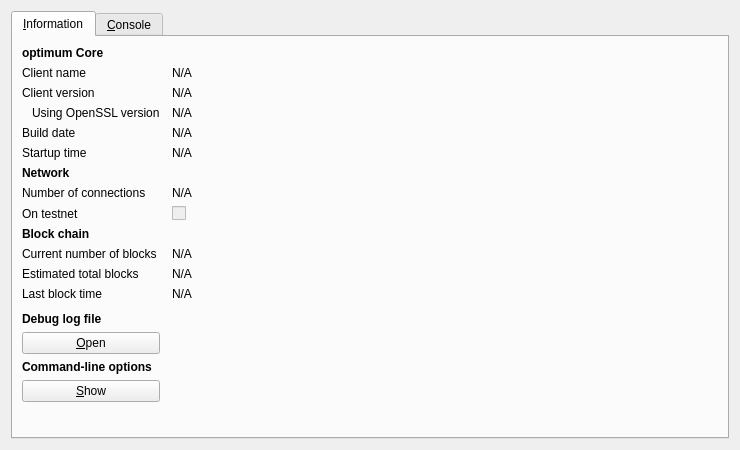
<?xml version="1.0" encoding="UTF-8"?>
<ui version="4.0">
 <class>RPCConsole</class>
 <widget class="QDialog" name="RPCConsole">
  <property name="geometry">
   <rect>
    <x>0</x>
    <y>0</y>
    <width>740</width>
    <height>450</height>
   </rect>
  </property>
  <property name="windowTitle">
   <string>optimum - Debug window</string>
  </property>
  <layout class="QVBoxLayout" name="verticalLayout_2">
   <item>
    <widget class="QTabWidget" name="tabWidget">
     <property name="currentIndex">
      <number>0</number>
     </property>
     <widget class="QWidget" name="tab_info">
      <attribute name="title">
       <string>&amp;Information</string>
      </attribute>
      <layout class="QGridLayout" name="gridLayout" columnstretch="0,1">
       <property name="horizontalSpacing">
        <number>12</number>
       </property>
       <item row="0" column="0">
        <widget class="QLabel" name="label_9">
         <property name="font">
          <font>
           <weight>75</weight>
           <bold>true</bold>
          </font>
         </property>
         <property name="text">
          <string>optimum Core</string>
         </property>
        </widget>
       </item>
       <item row="1" column="0">
        <widget class="QLabel" name="label_5">
         <property name="text">
          <string>Client name</string>
         </property>
        </widget>
       </item>
       <item row="1" column="1">
        <widget class="QLabel" name="clientName">
         <property name="cursor">
          <cursorShape>IBeamCursor</cursorShape>
         </property>
         <property name="text">
          <string>N/A</string>
         </property>
         <property name="textFormat">
          <enum>Qt::PlainText</enum>
         </property>
         <property name="textInteractionFlags">
          <set>Qt::LinksAccessibleByMouse|Qt::TextSelectableByKeyboard|Qt::TextSelectableByMouse</set>
         </property>
        </widget>
       </item>
       <item row="2" column="0">
        <widget class="QLabel" name="label_6">
         <property name="text">
          <string>Client version</string>
         </property>
        </widget>
       </item>
       <item row="2" column="1">
        <widget class="QLabel" name="clientVersion">
         <property name="cursor">
          <cursorShape>IBeamCursor</cursorShape>
         </property>
         <property name="text">
          <string>N/A</string>
         </property>
         <property name="textFormat">
          <enum>Qt::PlainText</enum>
         </property>
         <property name="textInteractionFlags">
          <set>Qt::LinksAccessibleByMouse|Qt::TextSelectableByKeyboard|Qt::TextSelectableByMouse</set>
         </property>
        </widget>
       </item>
       <item row="3" column="0">
        <widget class="QLabel" name="label_14">
         <property name="text">
          <string>Using OpenSSL version</string>
         </property>
         <property name="indent">
          <number>10</number>
         </property>
        </widget>
       </item>
       <item row="3" column="1">
        <widget class="QLabel" name="openSSLVersion">
         <property name="cursor">
          <cursorShape>IBeamCursor</cursorShape>
         </property>
         <property name="text">
          <string>N/A</string>
         </property>
         <property name="textFormat">
          <enum>Qt::PlainText</enum>
         </property>
         <property name="textInteractionFlags">
          <set>Qt::LinksAccessibleByMouse|Qt::TextSelectableByKeyboard|Qt::TextSelectableByMouse</set>
         </property>
        </widget>
       </item>
       <item row="4" column="0">
        <widget class="QLabel" name="label_12">
         <property name="text">
          <string>Build date</string>
         </property>
        </widget>
       </item>
       <item row="4" column="1">
        <widget class="QLabel" name="buildDate">
         <property name="cursor">
          <cursorShape>IBeamCursor</cursorShape>
         </property>
         <property name="text">
          <string>N/A</string>
         </property>
         <property name="textFormat">
          <enum>Qt::PlainText</enum>
         </property>
         <property name="textInteractionFlags">
          <set>Qt::LinksAccessibleByMouse|Qt::TextSelectableByKeyboard|Qt::TextSelectableByMouse</set>
         </property>
        </widget>
       </item>
       <item row="5" column="0">
        <widget class="QLabel" name="label_13">
         <property name="text">
          <string>Startup time</string>
         </property>
        </widget>
       </item>
       <item row="5" column="1">
        <widget class="QLabel" name="startupTime">
         <property name="cursor">
          <cursorShape>IBeamCursor</cursorShape>
         </property>
         <property name="text">
          <string>N/A</string>
         </property>
         <property name="textFormat">
          <enum>Qt::PlainText</enum>
         </property>
         <property name="textInteractionFlags">
          <set>Qt::LinksAccessibleByMouse|Qt::TextSelectableByKeyboard|Qt::TextSelectableByMouse</set>
         </property>
        </widget>
       </item>
       <item row="6" column="0">
        <widget class="QLabel" name="label_11">
         <property name="font">
          <font>
           <weight>75</weight>
           <bold>true</bold>
          </font>
         </property>
         <property name="text">
          <string>Network</string>
         </property>
        </widget>
       </item>
       <item row="7" column="0">
        <widget class="QLabel" name="label_7">
         <property name="text">
          <string>Number of connections</string>
         </property>
        </widget>
       </item>
       <item row="7" column="1">
        <widget class="QLabel" name="numberOfConnections">
         <property name="cursor">
          <cursorShape>IBeamCursor</cursorShape>
         </property>
         <property name="text">
          <string>N/A</string>
         </property>
         <property name="textFormat">
          <enum>Qt::PlainText</enum>
         </property>
         <property name="textInteractionFlags">
          <set>Qt::LinksAccessibleByMouse|Qt::TextSelectableByKeyboard|Qt::TextSelectableByMouse</set>
         </property>
        </widget>
       </item>
       <item row="8" column="0">
        <widget class="QLabel" name="label_8">
         <property name="text">
          <string>On testnet</string>
         </property>
        </widget>
       </item>
       <item row="8" column="1">
        <widget class="QCheckBox" name="isTestNet">
         <property name="enabled">
          <bool>false</bool>
         </property>
         <property name="text">
          <string/>
         </property>
        </widget>
       </item>
       <item row="9" column="0">
        <widget class="QLabel" name="label_10">
         <property name="font">
          <font>
           <weight>75</weight>
           <bold>true</bold>
          </font>
         </property>
         <property name="text">
          <string>Block chain</string>
         </property>
        </widget>
       </item>
       <item row="10" column="0">
        <widget class="QLabel" name="label_3">
         <property name="text">
          <string>Current number of blocks</string>
         </property>
        </widget>
       </item>
       <item row="10" column="1">
        <widget class="QLabel" name="numberOfBlocks">
         <property name="cursor">
          <cursorShape>IBeamCursor</cursorShape>
         </property>
         <property name="text">
          <string>N/A</string>
         </property>
         <property name="textFormat">
          <enum>Qt::PlainText</enum>
         </property>
         <property name="textInteractionFlags">
          <set>Qt::LinksAccessibleByMouse|Qt::TextSelectableByKeyboard|Qt::TextSelectableByMouse</set>
         </property>
        </widget>
       </item>
       <item row="11" column="0">
        <widget class="QLabel" name="label_4">
         <property name="text">
          <string>Estimated total blocks</string>
         </property>
        </widget>
       </item>
       <item row="11" column="1">
        <widget class="QLabel" name="totalBlocks">
         <property name="cursor">
          <cursorShape>IBeamCursor</cursorShape>
         </property>
         <property name="text">
          <string>N/A</string>
         </property>
         <property name="textFormat">
          <enum>Qt::PlainText</enum>
         </property>
         <property name="textInteractionFlags">
          <set>Qt::LinksAccessibleByMouse|Qt::TextSelectableByKeyboard|Qt::TextSelectableByMouse</set>
         </property>
        </widget>
       </item>
       <item row="12" column="0">
        <widget class="QLabel" name="label_2">
         <property name="text">
          <string>Last block time</string>
         </property>
        </widget>
       </item>
       <item row="12" column="1">
        <widget class="QLabel" name="lastBlockTime">
         <property name="cursor">
          <cursorShape>IBeamCursor</cursorShape>
         </property>
         <property name="text">
          <string>N/A</string>
         </property>
         <property name="textFormat">
          <enum>Qt::PlainText</enum>
         </property>
         <property name="textInteractionFlags">
          <set>Qt::LinksAccessibleByMouse|Qt::TextSelectableByKeyboard|Qt::TextSelectableByMouse</set>
         </property>
        </widget>
       </item>
       <item row="13" column="0">
        <spacer name="verticalSpacer_2">
         <property name="orientation">
          <enum>Qt::Vertical</enum>
         </property>
         <property name="sizeHint" stdset="0">
          <size>
           <width>20</width>
           <height>20</height>
          </size>
         </property>
        </spacer>
       </item>
       <item row="14" column="0">
        <widget class="QLabel" name="labelDebugLogfile">
         <property name="font">
          <font>
           <weight>75</weight>
           <bold>true</bold>
          </font>
         </property>
         <property name="text">
          <string>Debug log file</string>
         </property>
        </widget>
       </item>
       <item row="15" column="0">
        <widget class="QPushButton" name="openDebugLogfileButton">
         <property name="toolTip">
          <string>Open the optimum debug log file from the current data directory. This can take a few seconds for large log files.</string>
         </property>
         <property name="text">
          <string>&amp;Open</string>
         </property>
         <property name="autoDefault">
          <bool>false</bool>
         </property>
        </widget>
       </item>
       <item row="16" column="0">
        <widget class="QLabel" name="labelCLOptions">
         <property name="font">
          <font>
           <weight>75</weight>
           <bold>true</bold>
          </font>
         </property>
         <property name="text">
          <string>Command-line options</string>
         </property>
        </widget>
       </item>
       <item row="17" column="0">
        <widget class="QPushButton" name="showCLOptionsButton">
         <property name="toolTip">
          <string>Show the optimum-qt help message to get a list with possible optimum command-line options.</string>
         </property>
         <property name="text">
          <string>&amp;Show</string>
         </property>
         <property name="autoDefault">
          <bool>false</bool>
         </property>
        </widget>
       </item>
       <item row="18" column="0">
        <spacer name="verticalSpacer">
         <property name="orientation">
          <enum>Qt::Vertical</enum>
         </property>
         <property name="sizeHint" stdset="0">
          <size>
           <width>20</width>
           <height>40</height>
          </size>
         </property>
        </spacer>
       </item>
      </layout>
     </widget>
     <widget class="QWidget" name="tab_console">
      <attribute name="title">
       <string>&amp;Console</string>
      </attribute>
      <layout class="QVBoxLayout" name="verticalLayout_3">
       <property name="spacing">
        <number>3</number>
       </property>
       <item>
        <widget class="QTextEdit" name="messagesWidget">
         <property name="minimumSize">
          <size>
           <width>0</width>
           <height>100</height>
          </size>
         </property>
         <property name="readOnly">
          <bool>true</bool>
         </property>
         <property name="tabKeyNavigation" stdset="0">
          <bool>false</bool>
         </property>
         <property name="columnCount" stdset="0">
          <number>2</number>
         </property>
        </widget>
       </item>
       <item>
        <layout class="QHBoxLayout" name="horizontalLayout">
         <property name="spacing">
          <number>3</number>
         </property>
         <item>
          <widget class="QLabel" name="label">
           <property name="text">
            <string notr="true">&gt;</string>
           </property>
          </widget>
         </item>
         <item>
          <widget class="QLineEdit" name="lineEdit"/>
         </item>
         <item>
          <widget class="QPushButton" name="clearButton">
           <property name="maximumSize">
            <size>
             <width>24</width>
             <height>24</height>
            </size>
           </property>
           <property name="toolTip">
            <string>Clear console</string>
           </property>
           <property name="text">
            <string/>
           </property>
           <property name="icon">
            <iconset resource="../bitcoin.qrc">
             <normaloff>:/icons/remove</normaloff>:/icons/remove</iconset>
           </property>
           <property name="shortcut">
            <string notr="true">Ctrl+L</string>
           </property>
           <property name="autoDefault">
            <bool>false</bool>
           </property>
          </widget>
         </item>
        </layout>
       </item>
      </layout>
     </widget>
    </widget>
   </item>
  </layout>
 </widget>
 <resources>
  <include location="../bitcoin.qrc"/>
 </resources>
 <connections/>
</ui>
